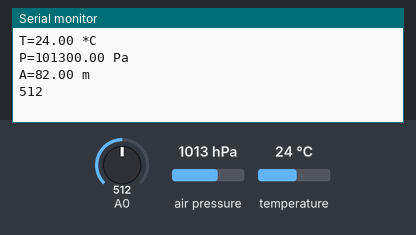
The sketch below on a simulated ESP8266 (NodeMCU). Shown: the last lines printed to the serial monitor. Inputs (shaded band) come from the test bench; at power-on: air pressure 1013 hPa, A0 = 512, temperature 24 °C.

Above: at 1.2 s.
1.3 s: air pressure set to 952 hPa
At 2.6 s:
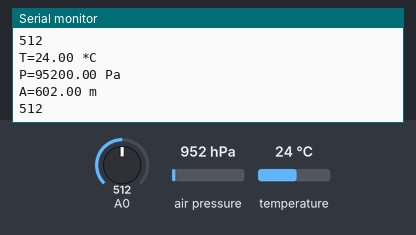
2.8 s: A0 set to 716
4.3 s: temperature set to 12 °C
At 4.3 s:
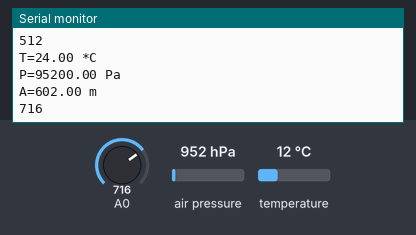
5.8 s: A0 set to 900
At 7.1 s:
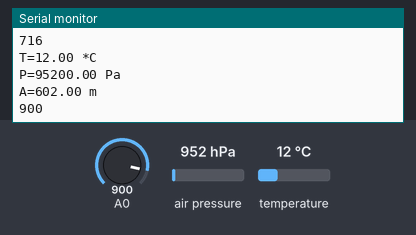
7.3 s: air pressure set to 975 hPa
At 9.2 s:
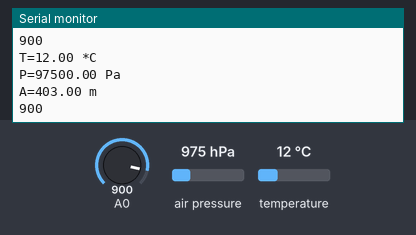
Timing chart, 0 to 9.8 s (numbered marks = the images above; inputs shaded):
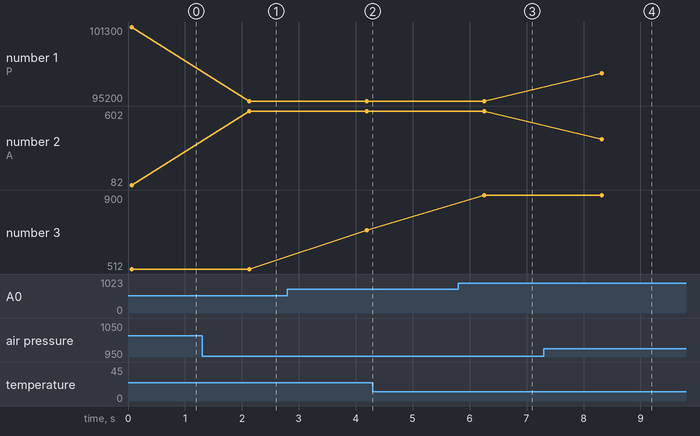

Measured:
- after the input at 1.3 s, the serial monitor: prints a new line after 0.83 s (image 1)
- after the input at 5.8 s, the serial monitor: prints a new line after 0.45 s (image 3)
- after the input at 7.3 s, the serial monitor: prints a new line after 1.0 s (image 4)
- plotted number 1: 101300 → 95200 after the input at 1.3 s, 95200 → 97500 after the input at 7.3 s
- plotted number 2: 82 → 602 after the input at 1.3 s, 602 → 403 after the input at 7.3 s
- plotted number 3: 512 → 716 after the input at 2.8 s, 716 → 900 after the input at 5.8 s

The sketch:

bmp180.ino
```cpp
#include <Wire.h>
#include <Adafruit_BMP085.h>
Adafruit_BMP085 bmp;
void setup() {
  Serial.begin(115200);
  Wire.pins(D1,D2);
  Wire.begin(D1,D2);
  if (!bmp.begin()) {
    Serial.println("No BMP180 / BMP085");// we dont wait for this
    while (1) {}
  }
}
float temp[10];
float pres[10];
float alti[10];
float avgTemp;
float avgPres;
float avgAlti;
float average (float * array, int len)  // assuming array is int.
{
  long sum = 0L ;  // sum will be larger than an item, long for safety.
  for (int i = 0 ; i < len ; i++)
    sum += array [i] ;
  return  ((float) sum) / len ;  // average will be fractional, so float may be appropriate.
}
void loop() {
  for (int i = 0; i < 10; i++) {
    temp[i] = bmp.readTemperature();
    pres[i] = bmp.readPressure();
    alti[i] = bmp.readAltitude(102300);
  }
  avgTemp = average(temp, 10);
  avgPres = average(pres, 10);
  avgAlti = average(alti, 10);
  String t = "T=" + String(avgTemp) + " *C";
  String  p = "P=" + String(avgPres) + " Pa";
  String a = "A=" + String(avgAlti) + " m";// insert pressure at sea level
  String Luz = String(analogRead(A0));
  Serial.println(t);
  Serial.println(p);
  Serial.println(a);
  Serial.println(Luz);
  delay(2000);
}
```
